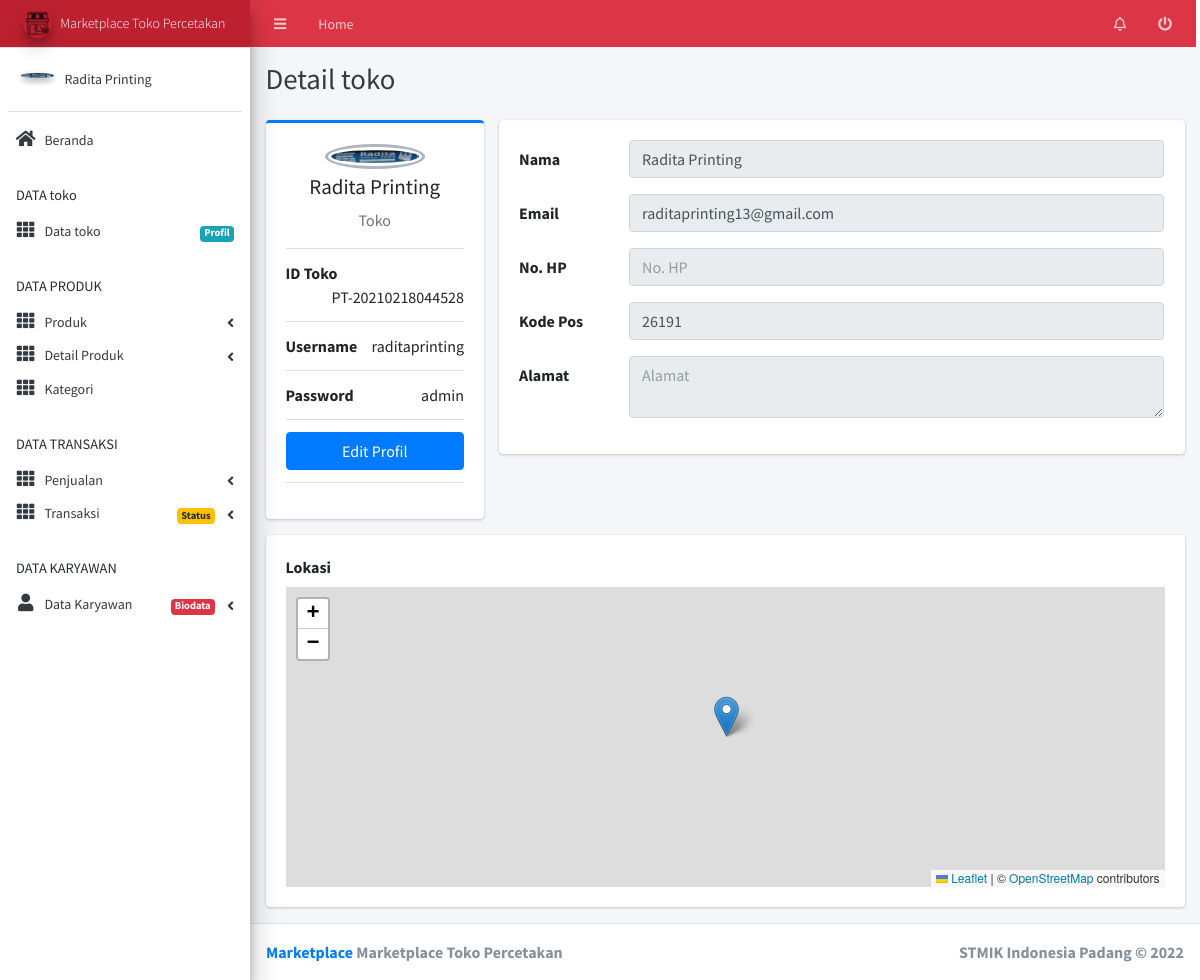
/toko/index.php?hal=detailtoko&id=PT-20210218044528 (signed in), run on the app's committed database.
### tables this page shows
CREATE TABLE `tb_profil` (
  `id` int(11) NOT NULL,
  `jenis` varchar(255) NOT NULL,
  `nilai` text NOT NULL
);

CREATE TABLE `tb_toko` (
  `id_toko` varchar(20) NOT NULL,
  `nama_toko` varchar(50) NOT NULL,
  `email` varchar(50) NOT NULL,
  `nohptoko` varchar(15) NOT NULL,
  `kodepos` varchar(10) NOT NULL,
  `alamat_toko` text NOT NULL,
  `tgl_daftar` date NOT NULL,
  `foto` text NOT NULL,
  `latitude` text NOT NULL,
  `longitude` text NOT NULL
);

CREATE TABLE `tb_user` (
  `id_user` int(11) NOT NULL,
  `nama_user` varchar(50) NOT NULL,
  `password` varchar(30) NOT NULL,
  `level` varchar(30) NOT NULL,
  `status` varchar(25) NOT NULL,
  `id_pelanggan` varchar(20) NOT NULL
);

### toko/acc/crudApp.php (called while the page is built, shortened)
<?php
class crud {
	function __construct()
	{
		$this->konn = new mysqli('localhost', 'root', '', 'db_percetakan');
	}
	public function tampildata( $table ){
		$data=$this->konn->query("select * from $table");
		return $data;
	}
	public function tampildetail( $table, $cond){
		$data=$this->konn->query("select * from $table where $cond");
		return $data;
	}
}

### toko/pages/_detailtoko.php (the view, shortened to what this page needs)
<?php
$profil=$db->tampildetail('tb_toko,tb_user','tb_user.id_pelanggan=tb_toko.id_toko and tb_user.id_pelanggan="'.$_SESSION["id_toko"].'"');
foreach($profil as $pro):
 ?>
 <section class="content">
  <div class="container-fluid">
    <div class="row">
      <div class="col-md-3">
        <div class="card card-primary card-outline">
          <div class="card-body box-profile">
            <div class="text-center">
             <img class="profile-user-img img-fluid img-circle"
             src="../upload/TOKO/<?= $pro['foto']?>"
             alt="User profile picture">
           </div>
           <h3 class="profile-username text-center"><?= $pro['nama_toko'] ?></h3>
           <p class="text-muted text-center">Toko</p>
           <ul class="list-group list-group-unbordered mb-3">
            <li class="list-group-item">
              <b>ID Toko</b> <a class="float-right"><?= $pro['id_toko'] ?></a>
            </li>
            <li class="list-group-item">
              <b>Username</b> <a class="float-right"><?= $pro['nama_user'] ?></a>
            </li>
            <li class="list-group-item">
              <b>Password</b> <a class="float-right"><?= $pro['password'] ?></a>
            </li>
            <li class="list-group-item">
              <a class="btn btn-block btn-primary" href="index.php?hal=editdetailtoko&id=<?= $_SESSION['id_toko'] ?>">Edit Profil</a>
            </li>
          </ul>
        </div>
      </div>
    </div>
    <div class="col-md-9">
      <div class="card">
        <div class="card-body">
          <form class="form-horizontal">
            <div class="form-group row">
              <label for="inputName" class="col-sm-2 col-form-label">Nama</label>
              <div class="col-sm-10">
                <input type="email" class="form-control" readonly id="inputName" placeholder="Name" value="<?= $pro['nama_toko'] ?>">
              </div>
            </div>
            <div class="form-group row">
              <label for="inputName2" class="col-sm-2 col-form-label">Email</label>
              <div class="col-sm-10">
                <input type="email" class="form-control" readonly id="inputName2" placeholder="Email" value="<?= $pro['email'] ?>">
              </div>
            </div>
            <div class="form-group row">
              <label for="inputName2" class="col-sm-2 col-form-label">No. HP</label>
              <div class="col-sm-10">
                <input type="text" class="form-control" readonly id="inputName2" placeholder="No. HP" value="<?= $pro['nohp'] ?>">
              </div>
            </div>
            <div class="form-group row">
              <label for="inputName2" class="col-sm-2 col-form-label">Kode Pos</label>
              <div class="col-sm-10">
                <input type="text" class="form-control" readonly id="inputName2" placeholder="Kode Pos" value="<?= $pro['kodepos'] ?>">
              </div>
            </div>
            <div class="form-group row">
              <label for="inputExperience" class="col-sm-2 col-form-label">Alamat</label>
              <div class="col-sm-10">
                <textarea class="form-control" readonly id="inputExperience" placeholder="Alamat"><?= $pro['alamat'] ?></textarea>
              </div>
            </div>
          </form>
        </div>
      </div>
    </div>
    <div class="col-md-12">
      <div class="card">
        <div class="card-body">
          <label>Lokasi</label>
          <div id="mapid"></div>
        </div>
      </div>
    </div>
  </div>
</div>
</section>
<?php endforeach; ?>

### toko/acc/side.php (shortened to what this page needs)
<aside class="main-sidebar text-sm sidebar-light-primary elevation-4">
  <a href="index3.html" class="brand-link d-flex bg-danger">
    <img src="../dist/img/AdminLTELogo.png" alt="AdminLTE Logo" class="brand-image img-circle elevation-3"
    style="opacity: .8">
    <span class="brand-text font-weight-light"><?= $datanamatoko['nilai'] ?></span>
  </a>
  <div class="sidebar">
    <div class="user-panel mt-3 pb-3 mb-3 d-flex">
      <div class="image">
        <img src="../upload/toko/<?= $htoko['foto'] ?>" class="img-circle elevation-2" alt="User Image">
      </div>
      <div class="info">
        <a href="#" class="d-block"><?= $htoko['nama_toko'] ?></a>
      </div>
    </div>
    <nav class="mt-2">
      <ul class="nav nav-pills nav-sidebar nav-flat flex-column" data-widget="treeview" role="menu" data-accordion="false">
           <li class="nav-item has-treeview">
            <a href="index.php" class="nav-link">
              <i class="nav-icon fas fa-home"></i>
              <p>
                Beranda
              </p>
            </a>
          </li>
          <li class="nav-header">DATA toko</li>
          <li class="nav-item">
            <a href="index.php?hal=detailtoko&id=<?= $_SESSION['id_toko'] ?>" class="nav-link">
              <i class="nav-icon fas fa-th"></i>
              <p>
                Data toko
                <span class="badge badge-sm badge-info right">Profil</span>
              </p>
            </a>
          </li>
          <li class="nav-header">DATA PRODUK</li>
          <li class="nav-item">
            <a href="#" class="nav-link has-treeview">
              <i class="nav-icon fas fa-th"></i>
              <p>
                Produk
                <i class="fas fa-angle-left right"></i>
              </p>
            </a>
          </li>
          <li class="nav-item">
            <a href="#" class="nav-link has-treeview">
              <i class="nav-icon fas fa-th"></i>
              <p>
                Detail Produk
                <i class="fas fa-angle-left right"></i>
              </p>
            </a>
          </li>
          <li class="nav-item">
            <a href="index.php?hal=datakategori" class="nav-link">
              <i class="nav-icon fas fa-th"></i>
              <p>
                Kategori
              </p>
            </a>
          </li>
          <li class="nav-header">DATA TRANSAKSI</li>
          <li class="nav-item">
            <a href="#" class="nav-link has-treeview">
              <i class="nav-icon fas fa-th"></i>
              <p>
                Penjualan
                <i class="fas fa-angle-left right"></i>
              </p>
            </a>
          </li>
          <li class="nav-item">
            <a href="#" class="nav-link has-treeview">
              <i class="nav-icon fas fa-th"></i>
              <p>
                Transaksi
                <i class="fas fa-angle-left right"></i>
                <span class="badge badge-warning right">Status</span>
              </p>
            </a>
          </li>
          <li class="nav-header">DATA KARYAWAN</li>
          <li class="nav-item">
            <a href="#" class="nav-link">
              <i class="nav-icon fas fa-user"></i>
              <p>
                Data Karyawan
                <i class="fas fa-angle-left right"></i>
                <span class="badge badge-sm badge-danger right">Biodata</span>
              </p>
            </a>
          </li>
        </ul>
      </nav>
    </div>
  </aside>

### toko/acc/bot.php (shortened to what this page needs)
 <footer class="main-footer">
  <strong> <a href="http://adminlte.io">Marketplace</a> <?= $datanamatoko['nilai'] ?></strong>
  <div class="float-right d-none d-sm-inline-block">
    <b>STMIK Indonesia Padang &copy; <?= date('Y') ?></b>
  </div>
</footer>
</div>
</body>
</html>

### toko/acc/head.php (style rules this page uses)
#mapid { height: 300px; }

### data on the page
tb_profil: nilai "Marketplace Toko Percetakan"
tb_toko: foto (picture), nama_toko "Radita Printing", id_toko "PT-20210218044528", tb_user.nama_user "raditaprinting", tb_user.password "admin", email "raditaprinting13@gmail.com", kodepos "26191"

### other printed values
$title "Detail toko"
